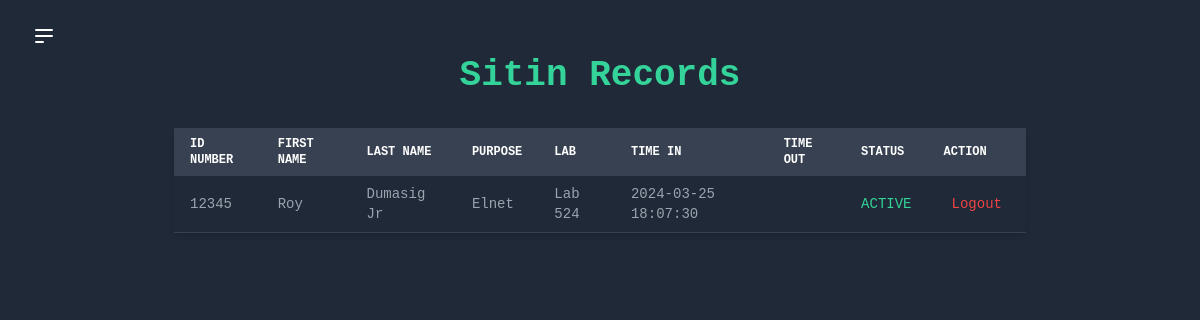
Before: /view_records.php with the older database file.
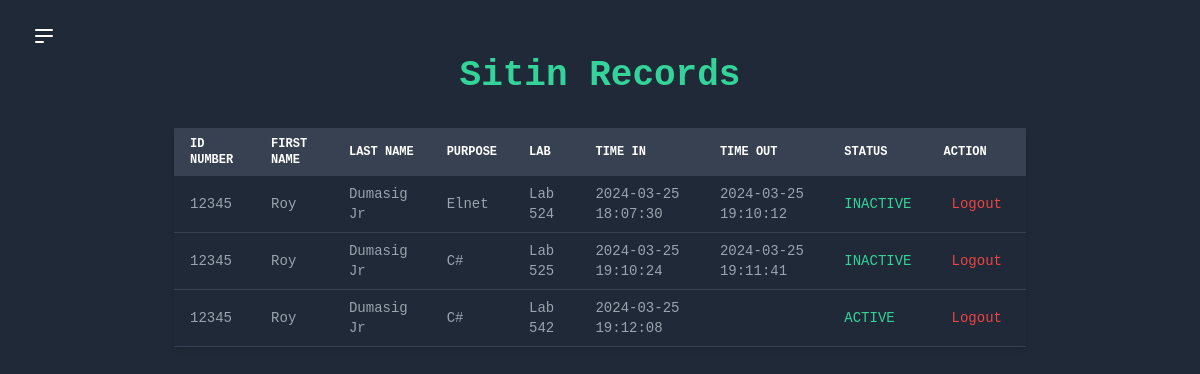
After: the same page with the newer database file.
### tables this page shows
CREATE TABLE sitin_student (
    id INTEGER PRIMARY KEY AUTOINCREMENT,
    id_number TEXT,
    firstname TEXT,
    lastname TEXT,
    purpose TEXT,
    lab TEXT,
    remaining_sessions INTEGER,
    time_in TEXT,
    time_out TEXT,
    status TEXT
);

CREATE TABLE student (
    id INTEGER PRIMARY KEY,
    id_number VARCHAR(50) NOT NULL,
    firstname VARCHAR(50) NOT NULL,
    lastname VARCHAR(50) NOT NULL,
    email VARCHAR(100) NOT NULL,
    password VARCHAR(255) NOT NULL
);

### view_records.php (the view, shortened to what this page needs)
<?php
$db = new SQLite3('sitin.db');
$query = $db->prepare("
  SELECT s.id_number, st.firstname, st.lastname, s.purpose, s.lab, s.time_in, s.time_out, s.status
  FROM sitin_student s
  JOIN student st ON s.id_number = st.id_number
");
$result = $query->execute();
?>
<!DOCTYPE html>
<html lang="en">
<head>
  <link href="https://cdn.jsdelivr.net/npm/tailwindcss@2.2.16/dist/tailwind.min.css" rel="stylesheet">
</head>
<body class="flex min-h-screen bg-gray-800 font-mono text-white">
  <div class="flex-1 px-8 py-6 ">
    <button id="menu-toggle" class="focus:outline-none">
      <svg class="h-6 w-6 text-white hover:text-gray-200" viewBox="0 0 24 24" fill="none" xmlns="http://www.w3.org/2000/svg">
        <path d="M4 6H20M4 12H20M4 18H11Z" stroke="currentColor" stroke-width="2" stroke-linecap="round" stroke-linejoin="round"></path>
      </svg>
    </button>
    <center>
      <h2 class="text-4xl font-semibold mb-6 text-green-400">Sitin Records</h2>
    </center>
    <div class="mt-8 ">
      <?php if ($result && $result->numColumns() > 0): ?>
      <center>
        <table class="table-auto w-full shadow-md rounded-md overflow-x-auto transition-upper-to-lower">
          <thead>
            <tr class="text-xs font-medium text-left text-white bg-gray-700 uppercase">
              <th class="px-4 py-2">ID NUMBER</th>
              <th class="px-4 py-2">FIRST NAME</th>
              <th class="px-4 py-2">LAST NAME</th>
              <th class="px-4 py-2">PURPOSE</th>
              <th class="px-4 py-2">LAB</th>
              <th class="px-4 py-2">TIME IN</th>
              <th class="px-4 py-2">TIME OUT</th>
              <th class="px-4 py-2">STATUS</th>
              <th class="px-4 py-2">ACTION</th>
            </tr>
          </thead>
          <tbody>
            <?php while ($row = $result->fetchArray(SQLITE3_ASSOC)): ?>
            <tr class="border-b border-gray-700 text-sm text-gray-400 hover:bg-gray-800 hover:text-white">
              <td class="px-4 py-2"><?php echo $row['id_number']; ?></td>
              <td class="px-4 py-2 capitalize"><?php echo $row['firstname']; ?></td>
              <td class="px-4 py-2 capitalize"><?php echo $row['lastname']; ?></td>
              <td class="px-4 py-2 capitalize"><?php echo $row['purpose']; ?></td>
              <td class="px-4 py-2 capitalize"><?php echo $row['lab']; ?></td>
              <td class="px-4 py-2"><?php echo $row['time_in']; ?></td>
              <td id="time-out-column" class="px-4 py-2"><?php echo $row['time_out']; ?></td>
              <td class="px-4 py-2 text-green-400"><?php echo $row['status']; ?></td>
              <td class="px-4 py-2">
                <form method="POST" action="">
                  <button type="submit" name="logout" class="text-red-500 hover:text-red-700 px-2 py-1 rounded-md focus:outline-none">Logout</button>
                </form>
              </td>
            </tr>
            <?php endwhile; ?>
            </tbody>
        </table>
      </center>
      <?php else: ?>
      <p class="text-red-500 text-center">No sitin records found.</p>
      <?php endif; ?>
    </div>
  </div>
</body>
</html>

### view_records.php (style rules this page uses)
.transition-upper-to-lower { animation: upper-to-lower 0.7s ease forwards; }
table { font-size: 14px; max-width: 75%; width: 75%; table-layout: fixed; }
th, td { padding: 8px; }

Changed rows visible on the page:
changed sitin_student "Elnet": time_out (not shown) → "2024-03-25 19:10:12"; status "ACTIVE" → "INACTIVE"
added sitin_student: id_number "12345", student.firstname "Roy", student.lastname "Dumasig Jr", purpose "C#", lab "Lab 525", time_in "2024-03-25 19:10:24", time_out "2024-03-25 19:11:41", status "INACTIVE"
added sitin_student: id_number "12345", student.firstname "Roy", student.lastname "Dumasig Jr", purpose "C#", lab "Lab 542", time_in "2024-03-25 19:12:08", status "ACTIVE"
